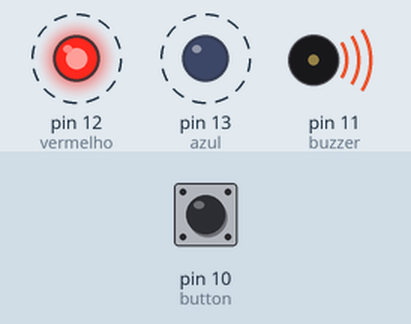
Simulated run of this sketch. Board: Arduino Uno, built with avr-gcc and run on an emulated ATmega328P. Shown: output pins drawn as LEDs (lit = HIGH), buzzer (waves = sounding). Dashed ring = blinking. The inputs (shaded band) are chosen by the test bench; at power-on: pin 10 (button) LOW.

Above: at 1.8 s.
1.9 s: pin 10 (button) pulled HIGH for 0.6 s
Timing chart, 0 to 10.9 s (numbered marks = the images above; inputs shaded):
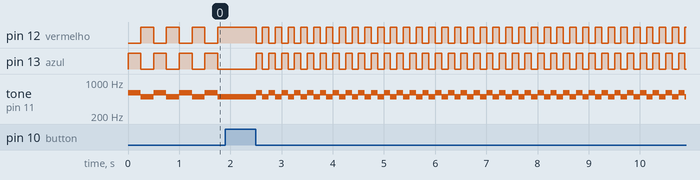

The sketch:

cireneDePolicia.ino
```cpp
#define azul 13
#define vermelho 12
#define buzzer 11
#define button 10

bool aux = true;
int tempo = 250;

void setup() {

  pinMode(azul,OUTPUT);
  pinMode(vermelho,OUTPUT);
  pinMode(buzzer,OUTPUT);
  pinMode(button,INPUT);
}

void loop() {

  if(digitalRead(button) == HIGH){
    delay(5);
    if(digitalRead(button) == HIGH){
      aux = !aux;
    }
  }
  else{
    if(!aux){
      tempo = 125;
      digitalWrite(vermelho, LOW);
      digitalWrite(azul, HIGH);
      tone(buzzer, 600);
      delay(tempo);
      digitalWrite(azul, LOW);
      digitalWrite(vermelho, HIGH);
      tone(buzzer, 500);
      delay(tempo);
    }
    if(aux){
      digitalWrite(vermelho, LOW);
      digitalWrite(azul, HIGH);
      tone(buzzer, 600);
      delay(tempo);
      digitalWrite(azul, LOW);
      digitalWrite(vermelho, HIGH);
      tone(buzzer, 500);
      delay(tempo);
    }
  }
}
```

Measured:
- after the input at 1.9 s, pin 12 (vermelho), pin 13 (azul): alternates HIGH for 0.13 s and LOW for 0.13 s, starting after 0.60 s; tone on pin 11 (buzzer): alternates 600 Hz for 0.13 s and 500 Hz for 0.13 s, starting after 0.60 s
- by itself, pin 12 (vermelho), pin 13 (azul): alternates HIGH for 0.25 s and LOW for 0.25 s
- by itself, tone on pin 11 (buzzer): alternates 600 Hz for 0.25 s and 500 Hz for 0.25 s
